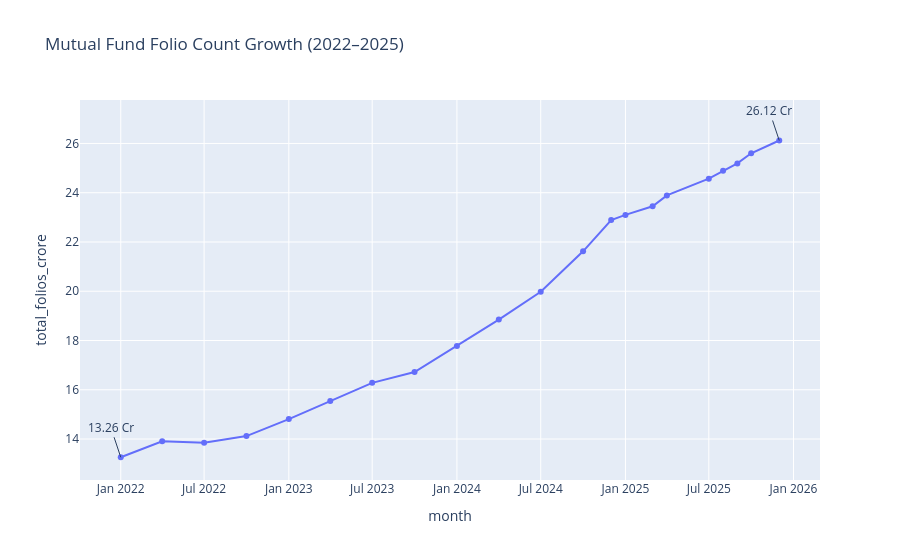

The notebook cell saved with this chart:
### Code cell
fig = px.line(
    folio,
    x="month",
    y="total_folios_crore",
    markers=True,
    title="Mutual Fund Folio Count Growth (2022–2025)"
)

fig.update_layout(
    xaxis_title="Month",
    yaxis_title="Total Folios (Crore)"
)

fig = px.line(
    folio,
    x="month",
    y="total_folios_crore",
    markers=True,
    title="Mutual Fund Folio Count Growth (2022–2025)"
)

fig.add_annotation(
    x=folio.iloc[0]["month"],
    y=folio.iloc[0]["total_folios_crore"],
    text="13.26 Cr",
    showarrow=True
)

fig.add_annotation(
    x=folio.iloc[-1]["month"],
    y=folio.iloc[-1]["total_folios_crore"],
    text="26.12 Cr",
    showarrow=True
)



fig.show()

### Figure 1 — Plotly figure (JSON) as saved in the notebook; plotly's stock layout.template omitted (floating-point values rounded to 4 significant figures)
{"data": [{"hovertemplate": "month=%{x}<br>total_folios_crore=%{y}<extra></extra>", "legendgroup": "", "line": {"color": "#636efa", "dash": "solid"}, "marker": {"symbol": "circle"}, "mode": "lines+markers", "name": "", "orientation": "v", "showlegend": false, "type": "scatter", "x": ["2022-01-01T00:00:00", "2022-04-01T00:00:00", "2022-07-01T00:00:00", "2022-10-01T00:00:00", "2023-01-01T00:00:00", "2023-04-01T00:00:00", "2023-07-01T00:00:00", "2023-10-01T00:00:00", "2024-01-01T00:00:00", "2024-04-01T00:00:00", "2024-07-01T00:00:00", "2024-10-01T00:00:00", "2024-12-01T00:00:00", "2025-01-01T00:00:00", "2025-03-01T00:00:00", "2025-04-01T00:00:00", "2025-07-01T00:00:00", "2025-08-01T00:00:00", "2025-09-01T00:00:00", "2025-10-01T00:00:00", "2025-12-01T00:00:00"], "xaxis": "x", "y": [13.26, 13.91, 13.85, 14.12, 14.81, 15.54, 16.28, 16.72, 17.78, 18.85, 19.98, 21.62, 22.89, 23.1, 23.45, 23.89, 24.57, 24.89, 25.19, 25.6, 26.12], "yaxis": "y"}], "layout": {"annotations": [{"showarrow": true, "text": "13.26 Cr", "x": "2022-01-01T00:00:00", "y": 13.26}, {"showarrow": true, "text": "26.12 Cr", "x": "2025-12-01T00:00:00", "y": 26.12}], "legend": {"tracegroupgap": 0}, "title": {"text": "Mutual Fund Folio Count Growth (2022–2025)"}, "xaxis": {"anchor": "y", "domain": [0, 1], "title": {"text": "month"}}, "yaxis": {"anchor": "x", "domain": [0, 1], "title": {"text": "total_folios_crore"}}}}
